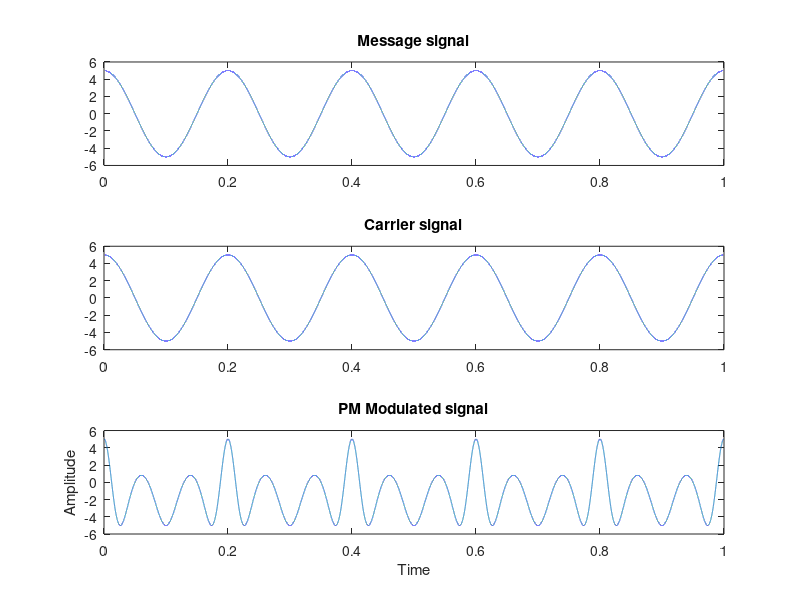

Source code (MATLAB):
am=input('Enter message signal amplitude: ');
ac=input('Enter carrier signal amplitude: ');
fm=input('Enter message signal frequency: ');
fc=input('Enter carrier signal frequency: ');
t=0:0.00001:1;

%plotting message signal
mt=am*cos(2*pi*fm*t);
subplot(3,1,1);
plot(t,mt);
title('Message signal');

%plotting carrier signal
ct=ac*cos(2*pi*fc*t);
subplot(3,1,2);
plot(t,ct);
title('Carrier signal');

%plotting PM signal
st=ac*cos(2*pi*fc*t+pi*sin(2*pi*fm*t));
subplot(3,1,3);
plot(t,st);
title('PM Modulated signal');
ylabel('Amplitude');
xlabel('Time');
